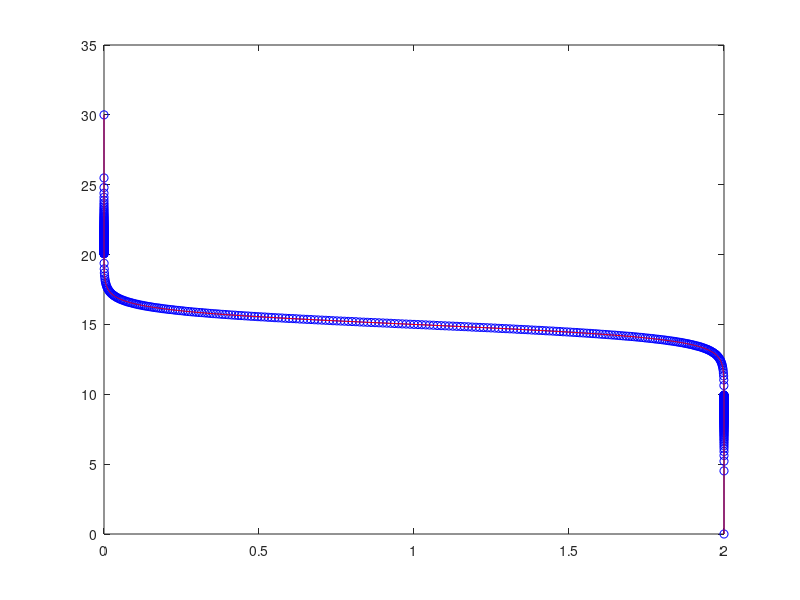

This figure's MATLAB source:
clear all; clc; close all;
nz= 5e3;
z=linspace(-15,15,nz);
rho=1-tanh(z);
%rho = 2*rand(1,nz);


% Sort using bin pdf approach
np=250;
%nbins = 3*(np+1)-2;
nbins = 3*np-1;

rmax=max(rho);
rmin=min(rho);
dr=rmax-rmin;

theta=zeros(1,np+1);
rhob =zeros(1,np+1);
for i=1:np+1
    theta(i)=pi*(i-1)/np;
    rhob(i)=rmin+dr/2*(1+cos(theta(i)));
end
theta = theta/2;
rhobmax = rhob(2) + (rhob(1)-rhob(2))*cos(theta);
rhobmin = rhob(np)-(rhob(np)-rhob(np+1))*cos(theta(np+1:-1:1));
%rhobmid = 0.5*(rhob(1:np)+rhob(2:np+1));
rhobmid = rhob(1:np);

rho_base=zeros(1,nbins);
rpdf = zeros(1,nbins);
dzi = z(2)-z(1);

rho_base(np+1:2*np-2) = rhobmid(2:np-1);
for i=1:np
    rho_base(i) = (rhobmax(i)+rhobmax(i+1))/2;
    rho_base(i+2*np-2) = (rhobmin(i)+rhobmin(i+1))/2;
    for j=1:nz
        if (rho(j)>rhobmax(i+1) && rho(j)<=rhobmax(i))
            rpdf(i) = rpdf(i) + dzi;
        elseif (rho(j)>rhobmin(i+1) && rho(j)<=rhobmin(i))          
            rpdf(i+2*np-2) = rpdf(i+2*np-2) + dzi;
        end
    end
end
for i=2:np-1
    for j=1:nz
        if (rho(j)>rhob(i+1) && rho(j)<=rhob(i))
            rpdf(i+np-1) = rpdf(i+np-1) + dzi;
        end
    end
end


zb=zeros(1,nbins);
for i=2:nbins      % Running sum of z - eliminate voids
    zb(i)=zb(i-1)+rpdf(i-1);
end

plot(rho_base,zb,'bo-')
hold on;
plot(rho,z+15,'r')

% zb=zeros(1,nbins);
% k=1;
% for i=1:nbins      % Running sum of z - eliminate voids
%     if (rpdf(i)>0) 
%         k=k+1;
%         zb(k)=zb(k-1)+rpdf(i);
%     end
% end
% 
% plot(rho_base(1:k),zb(1:k),'bo-')
% hold on;
% plot(rho,z+15,'r')